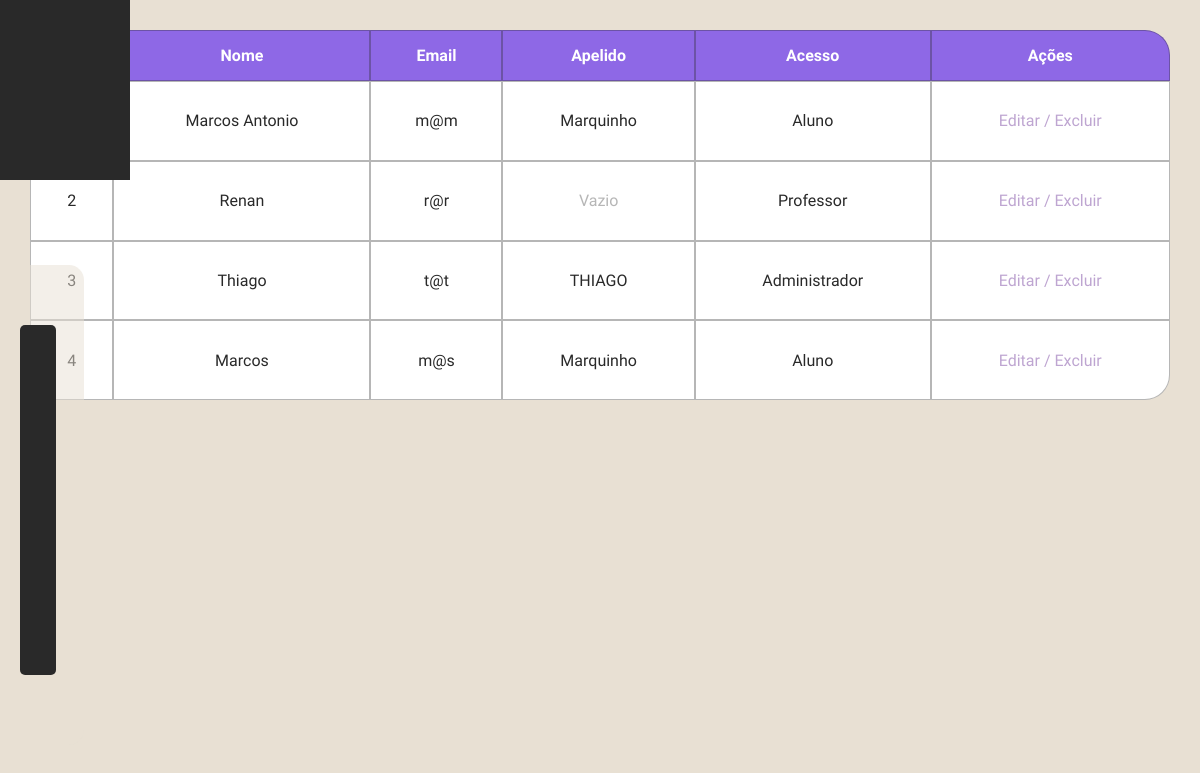
The app's page /listarusuario.php with its own data.
### tables this page shows
create table Usuario (
	id_usuario int auto_increment primary key,
	nome varchar(255) not null,
	email varchar(255) not null unique,
	senha varchar(255) not null,
	apelido varchar(255),
	imagem_usuario varchar(255) default "img/cat1.png",
	acesso ENUM('Professor','Aluno','Administrador') not null default "Aluno"
);

### listarusuario.php (the view, shortened to what this page needs)
<!DOCTYPE html>
<html lang="en">
<head>
    <link rel="stylesheet" href="css/admin.css">
</head>
<body>
    <div class="tabela">
        <table>
            <thead>
                <tr>
                    <th>ID</th>
                    <th>Nome</th>
                    <th>Email</th>
                    <th>Apelido</th>
                    <th>Acesso</th>
                    <th >Ações</th>
                </tr>
            </thead>
            <tbody>
                <?php
                $conexao = new mysqli("localhost", "root", "", "Moodly");
                $sql = "SELECT id_usuario, nome, email, apelido, acesso FROM Usuario";
                $resultado = $conexao->query($sql);
                if ($resultado->num_rows > 0) {
                    while ($row = $resultado->fetch_assoc()) {
                        echo "<tr>";
                        echo "<td>" . $row["id_usuario"] . "</td>";
                        echo "<td>" . $row["nome"] . "</td>";
                        echo "<td>" . $row["email"] . "</td>";
                        if (!empty($row["apelido"])) {
                            echo "<td>" . $row["apelido"] . "</td>";
                        } else {
                            echo "<td class='empty-field'>Vazio</td>";
                        }
                        echo "<td>" . $row["acesso"] . "</td>";
                        echo "<td class='teste'><a href='admin.php?id=" . $row["id_usuario"] . "'>Editar</a><a> /</a><a href='delUsuario.php?id=" . $row["id_usuario"] . "' class='excluir-link'> Excluir</a></td>";
                        echo "</tr>";
                    }
                } else {
                    echo "<tr><td colspan='6'>Nenhum usuário encontrado</td></tr>";
                }
                ?>
            </tbody>
        </table>
    </div>
    <nav id="slide-menu">
	<ul>
		<li><a href="home.php"><img class="navb" src="img/home.png"></a></li>
		<li><a href="linhadtempo.php"><img class="navb" src="img/ltd.png"></a></li>
		<li><a href="cursos.php"><img class="navb" src="img/curso.png"></a></li>
		<li><a href="calen.php"><img class="navb" src="img/calen.png"></a></li>
		<li><a href="index.php"><img class="navb" src="img/rem.png"></a></li>
	</ul>
    </nav>
<div id="content">
	<div class="menu-trigger"></div>
</div>
</body>
</html>

### css/admin.css (style rules this page uses)
a { text-decoration: none; color: #BEA5D1; }
body { font-family: 'Alice'; background-color: #292929; display: flex; text-align: center; align-items: center; justify-content: center; height: 100vh; margin: 0; flex-direction: column; --sb-track-color: rgba(255, 255, 255); --sb-thumb-color: #8e68e6; --sb-size: 20px; }
.tabela { width: 1200px; height: 775px; background-color: #E8E0D3; border-radius: 25px; overflow: auto; padding: 30px; }
table { border-collapse: separate; width: 95%; height: 50%; border-spacing: 0; margin: auto; }
th, td { border: 1px solid #29292957; padding: 15px; text-align: center; color: #292929; }
th { background-color: #8E68E6; color: white; }
td { background-color: rgb(255, 255, 255); }
table th:first-child { border-top-left-radius: 25px; }
table th:last-child { border-top-right-radius: 25px; }
table tr:last-child td:first-child { border-bottom-left-radius: 25px; }
table tr:last-child td:last-child { border-bottom-right-radius: 25px; }
.empty-field { color: #29292957; }
nav#slide-menu { position: fixed; top: 225px; left: -160px; bottom: 0; display: block; float: left; width: 100%; max-width: 284px; height: 100%; transition: all 300ms; }
nav#slide-menu > ul { display: block; margin: 40px; padding: 1; list-style: none; opacity: 0.5; transition: all 300ms; }
nav#slide-menu > ul li { color: #dfe5eb; padding: 6px 0; cursor: pointer; }
nav#slide-menu > ul li:before { font-family: "ico"; font-style: normal; font-weight: normal; display: inline-block; text-decoration: inherit; width: 1em; color: #59e9df; margin-right: 12px; text-align: center; font-variant: normal; font-size: 0.75em; text-transform: none; line-height: 1em; }
div#content { position: fixed; top: 0; left: 0; background-color: #292929; padding: 60px; transition: all 300ms; width: 10px; height: 60px; }
div#content div.menu-trigger { position: fixed; top: 325px; left: 20px; width: 36px; height: 350px; background: #292929; cursor: pointer; border-radius: 5px; -moz-transition: all 300ms; -webkit-transition: all 300ms; transition: all 300ms; }
#slide-menu ul { background-color: #E8E0D3; border-radius: 15px; }

### records on screen
usuario: nome "Marcos Antonio", email "m@m", apelido "Marquinho", acesso "Aluno"
usuario: id_usuario "2", nome "Renan", email "r@r", apelido "Vazio", acesso "Professor"
usuario: id_usuario "3", nome "Thiago", email "t@t", apelido "THIAGO", acesso "Administrador"
usuario: id_usuario "4", nome "Marcos", email "m@s", apelido "Marquinho", acesso "Aluno"
